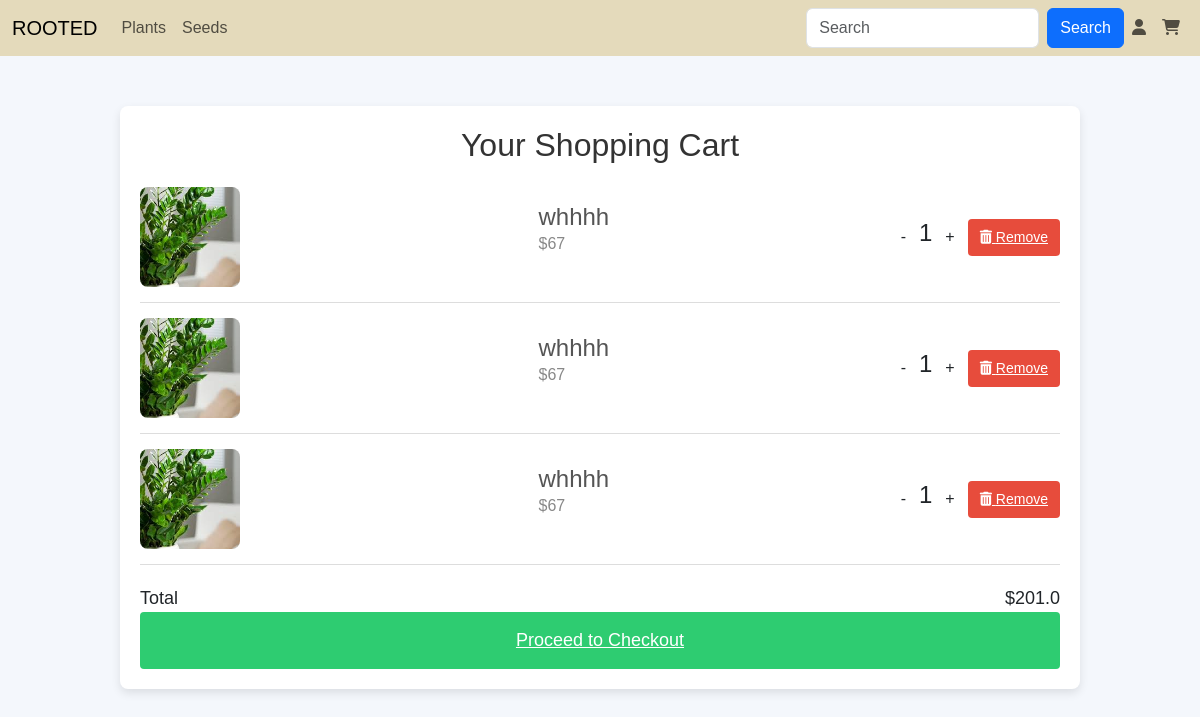
Page /view_cart (signed in) on the earlier database version.
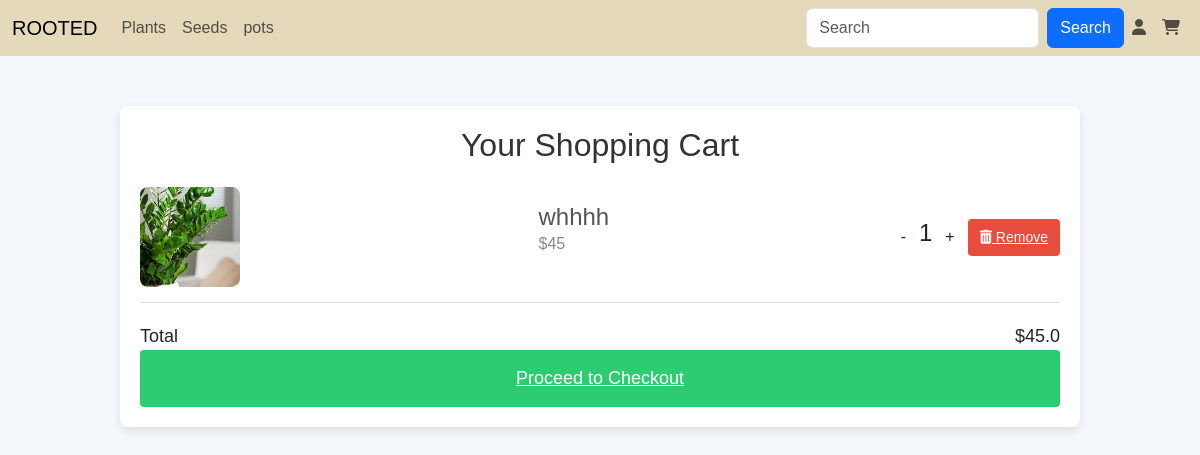
Same page on the later database version.
### app/models.py (models this page shows, shortened)
class Main_cat(models.Model):
    m_name=models.TextField(unique=True)

class Cart(models.Model):
    user=models.ForeignKey(User,on_delete=models.CASCADE)
    Plants=models.ForeignKey(Plants,on_delete=models.CASCADE)
    qty=models.IntegerField()
    price=models.FloatField()

class Plants(models.Model):
    p_id=models.TextField()
    name=models.TextField()
    p_catg=models.TextField()
    p_dis=models.TextField()
    price=models.IntegerField()
    offer_price=models.IntegerField()
    img=models.FileField()
    img2=models.FileField()
    stock=models.IntegerField()
    catg=models.ForeignKey(Category,on_delete=models.CASCADE)
    mcatg=models.ForeignKey(Main_cat,on_delete=models.CASCADE)

### app/views.py (the view)
# urls.py: path('view_cart',views.view_cart),
def view_cart(req):
    if 'user' in req.session:
        user=User.objects.get(username=req.session['user'])
        cart_dtls=Cart.objects.filter(user=user)
        m_data=Main_cat.objects.all()
        c_data=Category.objects.all()
        total=0
        for i in cart_dtls:
            total+=i.price
        return render(req,'user/cart.html',{'cart_dtls':cart_dtls,'total':total,'m_data':m_data,'c_data':c_data})
    else:
        return redirect(m_login)

### templates/user/cart.html (shortened to what this page needs)
<!DOCTYPE html>
<html lang="en">
<head>
    {% load static %}
    <link rel="stylesheet" href="https://cdnjs.cloudflare.com/ajax/libs/font-awesome/6.6.0/css/all.min.css">
    <link href="https://cdn.jsdelivr.net/npm/bootstrap@5.3.3/dist/css/bootstrap.min.css" rel="stylesheet">
    <link rel="stylesheet" href="{% static 'css/style.css'%}">
</head>
<body>
<nav class="navbar navbar-expand-sm " id="navb">
  <div class="container-fluid">
    <a class="navbar-brand" href="homep">ROOTED</a>
    <div class="collapse navbar-collapse" id="collapsibleNavbar">
      <ul class="navbar-nav me-auto">
        {% for i in m_data%}
        <li class="nav-item" id="dropdown">
          <a href="" class="nav-link" id="dropbtn">{{i.m_name}}</a>
        {% endfor %}
      </ul>
      <form class="d-flex" method="post" action=".">
        <input class="form-control me-2" type="text" placeholder="Search" value="{{ srch }}" name="srch">
        <button class="btn btn-primary" type="submit" >Search</button>
        <ul class="navbar-nav me-auto">
          <li class="nav-item">
            <a class="nav-link" href="../m_login"><i class="fa-solid fa-user"></i></a>
          </li>
          <li class="nav-item">
            <a class="nav-link" href="../view_cart"><i class="fa-solid fa-cart-shopping"></i></a>
          </li>
        </ul>
      </form>
    </div>
  </div>
</nav>
<div class="container">
  <h2>Your Shopping Cart</h2>
  {% if cart_dtls %}
      {% for item in cart_dtls %}
      <div class="cart-item">
          <img src="{{ item.Plants.img.url }}" alt="">
          <div class="item-details">
              <h4>{{ item.Plants.name }}</h4>
              <p class="price">${{ item.Plants.offer_price }}</p>
          </div>
          <div class="quantity">
              <a class="btn" href="cartDecrement/{{item.pk}}">-</a>
              <h4 id="qty">{{item.qty}}</h4><a class="btn" href="cartIncrement/{{item.pk}}">+</a>
              <a href="../delete_cart/{{item.pk}}" class="remove-btn"><i class="fas fa-trash-alt"></i> Remove</a>
          </div>
      </div>
      {% endfor %}
      <div class="total">
          <span>Total</span>
          <span>${{ total }}</span>
      </div>
      <a href="#" class="checkout-btn">Proceed to Checkout</a>
  {% else %}
      <p>Your cart is empty. Start shopping!</p>
  {% endif %}
</div>
</body>
</html>

Differences in the rows shown:
removed Cart: Plants.img (picture), Plants.name "whhhh", Plants.offer_price "67", qty "1"
removed Cart: Plants.img (picture), Plants.name "whhhh", Plants.offer_price "67", qty "1"
removed Cart: Plants.img (picture), Plants.name "whhhh", Plants.offer_price "67", qty "1"
added Main_cat: m_name "pots"
added Cart: Plants.img (picture), Plants.name "whhhh", Plants.offer_price "45", qty "1"
Other differences:
{{ total }}: "201.0" → "45.0"
